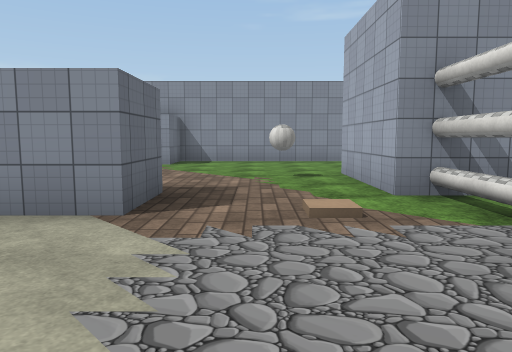
[1] (above)

16 first-person views from a walk through a 3-D level made in the Unity game engine. The camera is 1.5 m above the floor, tilts 6° down and sees 70° across. The floor is counted in squares, 2 m on a side. Each view is taken from the middle of a square. On the plan, view 1 faces up. The plan holds only what a view shows up to about 11 squares ahead; the rest is blank. The place goes on beyond the plan. The player is left out. Some animated figures are left out. Some surface patterns are stand-ins.

[2]
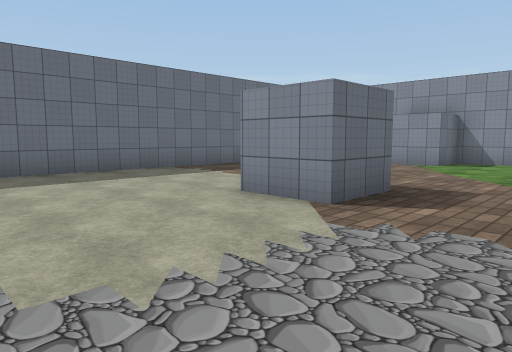

[3]
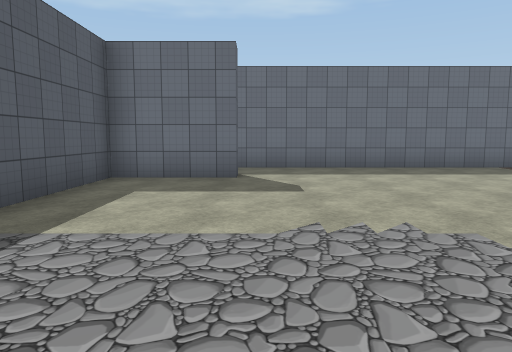

[4]
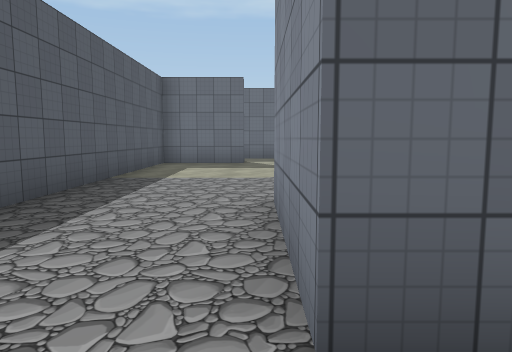

[5]
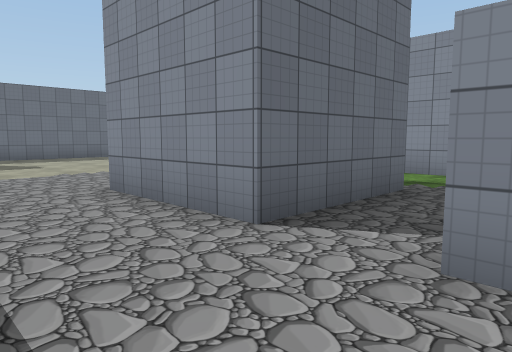

[6]
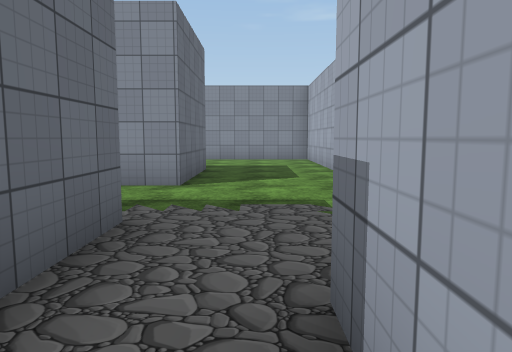

[7]
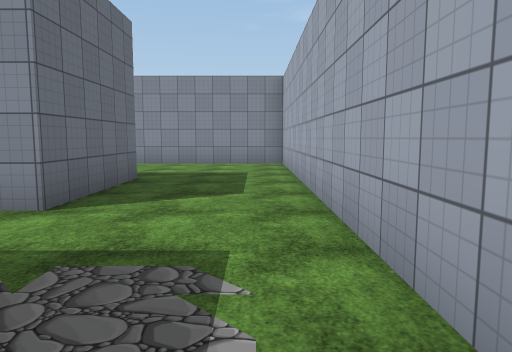

[8]
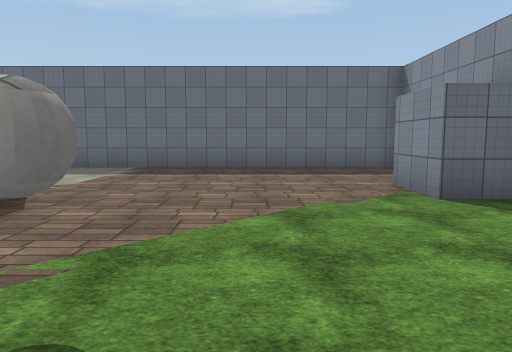

[9]
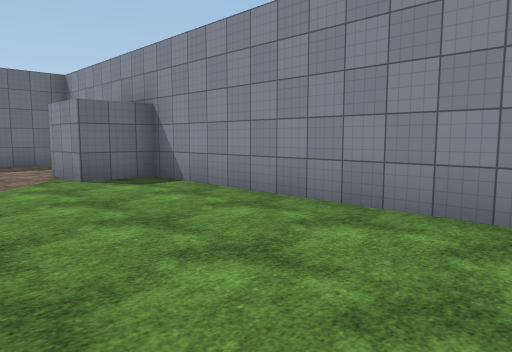

[10]
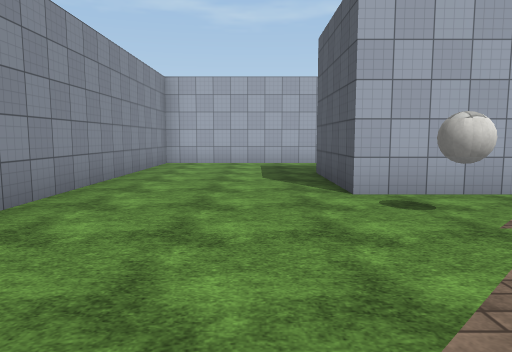

[11]
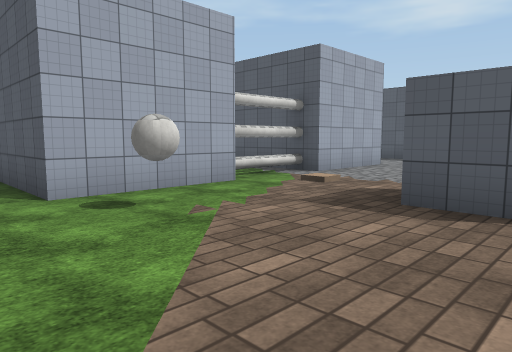

[12]
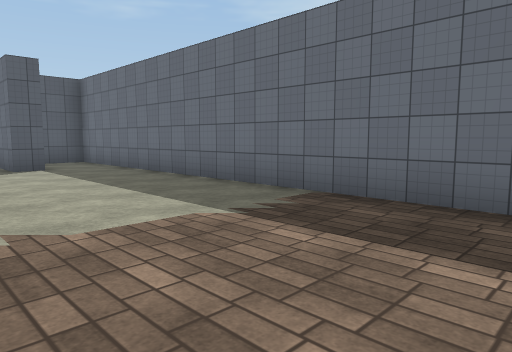

[13]
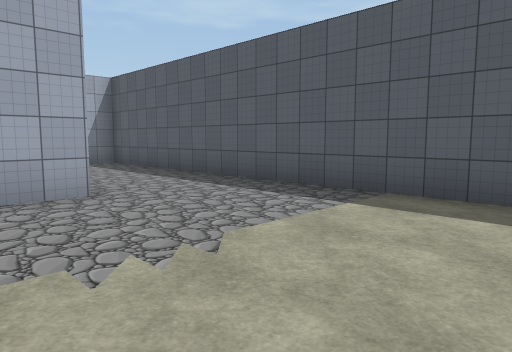

[14]
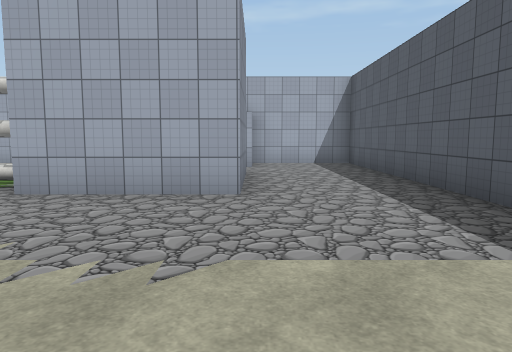

[15]
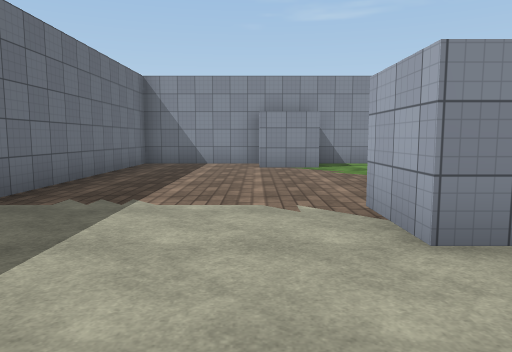

[16]
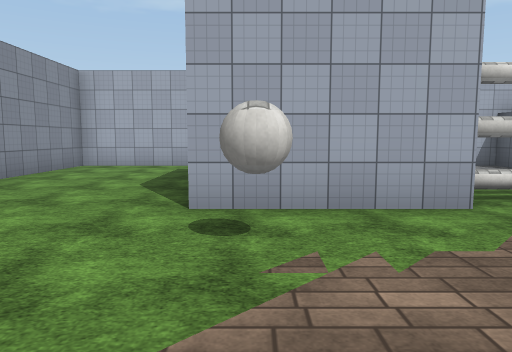

### Floor plan
Points are (right, up) in squares from view 1. A wall is a line through its corners. A room is listed if a view was taken in it or the views show most of it. See-through windows are left out.
Room 1 (views 1, 2, 3, 4, 5, 6, 7, 8, 9, 10, 11, 12, 13, 14, 15, 16)
walls: (1.8, 4.7) (1.8, 7.7) (4.8, 7.7) (4.8, 4.7) (1.8, 4.7); (1.8, 2.2) (4.8, 2.2) (4.8, -0.8) (1.8, -0.8) (1.8, 2.2); (-2.4, 5) (-1.3, 5) (-1.3, 3.5) (-2.8, 3.5) (-2.8, 5); (2.3, 2.1) (2.3, 4.8); (-5.6, -1.4) (-4.9, -1.4) (-4.9, -3.7) (7.8, -3.7) (7.8, -0.9); (7.1, 0.6) (7.8, 0.6) (7.8, 11.6) (-2.4, 11.6) (-2.4, 10.2) (-4, 10.2); (-3.9, 11.6) (-7.2, 11.6) (-7.2, -3.7) (-6.1, -3.7); (7.1, -0.8) (6.3, -0.8) (6.3, 0.6)
objects: other object (1, 4); ball (1, 7)

Where each view was taken, in squares from view 1:
view 1: 0 up, 0 right, facing up
view 2: 0 up, 1 right, facing up-left
view 3: 1 down, 2 right, facing left
view 4: 1 down, 6 right, facing left
view 5: 3 down, 7 right, facing up-left
view 6: 1 down, 6 right, facing up
view 7: 1 up, 7 right, facing up
view 8: 8 up, 2 right, facing left
view 9: 8 up, 4 right, facing up-left
view 10: 9 up, 3 left, facing right
view 11: 9 up, 3 left, facing down-right
view 12: 8 up, 3 left, facing down-left
view 13: 1 up, 3 left, facing down-right
view 14: 1 down, 3 left, facing right
view 15: 1 up, 4 left, facing up
view 16: 7 up, 2 left, facing right
